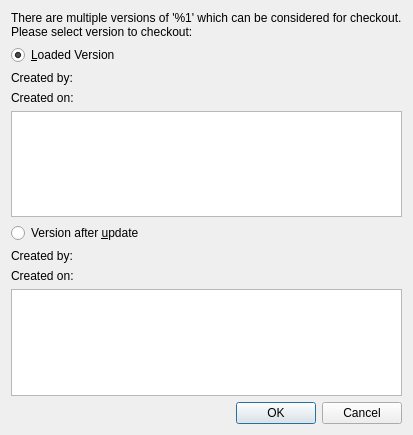
<?xml version="1.0" encoding="UTF-8"?>
<ui version="4.0">
 <class>ClearCase::Internal::VersionSelector</class>
 <widget class="QDialog" name="ClearCase::Internal::VersionSelector">
  <property name="geometry">
   <rect>
    <x>0</x>
    <y>0</y>
    <width>413</width>
    <height>435</height>
   </rect>
  </property>
  <property name="windowTitle">
   <string>Confirm Version to Check Out</string>
  </property>
  <layout class="QVBoxLayout" name="verticalLayout">
   <item>
    <widget class="QLabel" name="headerLabel">
     <property name="text">
      <string>There are multiple versions of '%1' which can be considered for checkout. Please select version to checkout:</string>
     </property>
     <property name="wordWrap">
      <bool>true</bool>
     </property>
     <property name="textInteractionFlags">
      <set>Qt::LinksAccessibleByMouse|Qt::TextSelectableByMouse</set>
     </property>
    </widget>
   </item>
   <item>
    <layout class="QFormLayout" name="loadedLayout">
     <item row="0" column="0">
      <widget class="QRadioButton" name="loadedRadioButton">
       <property name="text">
        <string>&amp;Loaded Version</string>
       </property>
       <property name="checked">
        <bool>true</bool>
       </property>
      </widget>
     </item>
     <item row="0" column="1">
      <widget class="QLabel" name="loadedLabel">
       <property name="text">
        <string/>
       </property>
      </widget>
     </item>
     <item row="1" column="0">
      <widget class="QLabel" name="loadedCreatedByHeaderLabel">
       <property name="text">
        <string>Created by:</string>
       </property>
      </widget>
     </item>
     <item row="1" column="1">
      <widget class="QLabel" name="loadedCreatedByLabel">
       <property name="text">
        <string/>
       </property>
      </widget>
     </item>
     <item row="2" column="0">
      <widget class="QLabel" name="loadedCreatedOnHeaderLabel">
       <property name="text">
        <string>Created on:</string>
       </property>
      </widget>
     </item>
     <item row="2" column="1">
      <widget class="QLabel" name="loadedCreatedOnLabel">
       <property name="text">
        <string/>
       </property>
      </widget>
     </item>
     <item row="3" column="0" colspan="2">
      <widget class="QTextEdit" name="loadedText"/>
     </item>
    </layout>
   </item>
   <item>
    <layout class="QFormLayout" name="updatedLayout">
     <item row="0" column="1">
      <widget class="QLabel" name="updatedLabel">
       <property name="text">
        <string/>
       </property>
      </widget>
     </item>
     <item row="1" column="0">
      <widget class="QLabel" name="updatedCreatedByHeaderLabel">
       <property name="text">
        <string>Created by:</string>
       </property>
      </widget>
     </item>
     <item row="1" column="1">
      <widget class="QLabel" name="updatedCreatedByLabel">
       <property name="text">
        <string/>
       </property>
      </widget>
     </item>
     <item row="2" column="0">
      <widget class="QLabel" name="updatedCreatedOnHeaderLabel">
       <property name="text">
        <string extracomment="Date">Created on:</string>
       </property>
      </widget>
     </item>
     <item row="2" column="1">
      <widget class="QLabel" name="updatedCreatedOnLabel">
       <property name="text">
        <string/>
       </property>
      </widget>
     </item>
     <item row="3" column="0" colspan="2">
      <widget class="QPlainTextEdit" name="updatedText">
       <property name="readOnly">
        <bool>true</bool>
       </property>
      </widget>
     </item>
     <item row="0" column="0">
      <widget class="QRadioButton" name="updatedRadioButton">
       <property name="text">
        <string>Version after &amp;update</string>
       </property>
      </widget>
     </item>
    </layout>
   </item>
   <item>
    <widget class="QDialogButtonBox" name="buttonBox">
     <property name="orientation">
      <enum>Qt::Horizontal</enum>
     </property>
     <property name="standardButtons">
      <set>QDialogButtonBox::Cancel|QDialogButtonBox::Ok</set>
     </property>
    </widget>
   </item>
  </layout>
 </widget>
 <resources/>
 <connections>
  <connection>
   <sender>buttonBox</sender>
   <signal>accepted()</signal>
   <receiver>ClearCase::Internal::VersionSelector</receiver>
   <slot>accept()</slot>
   <hints>
    <hint type="sourcelabel">
     <x>248</x>
     <y>254</y>
    </hint>
    <hint type="destinationlabel">
     <x>157</x>
     <y>274</y>
    </hint>
   </hints>
  </connection>
  <connection>
   <sender>buttonBox</sender>
   <signal>rejected()</signal>
   <receiver>ClearCase::Internal::VersionSelector</receiver>
   <slot>reject()</slot>
   <hints>
    <hint type="sourcelabel">
     <x>316</x>
     <y>260</y>
    </hint>
    <hint type="destinationlabel">
     <x>286</x>
     <y>274</y>
    </hint>
   </hints>
  </connection>
 </connections>
</ui>
